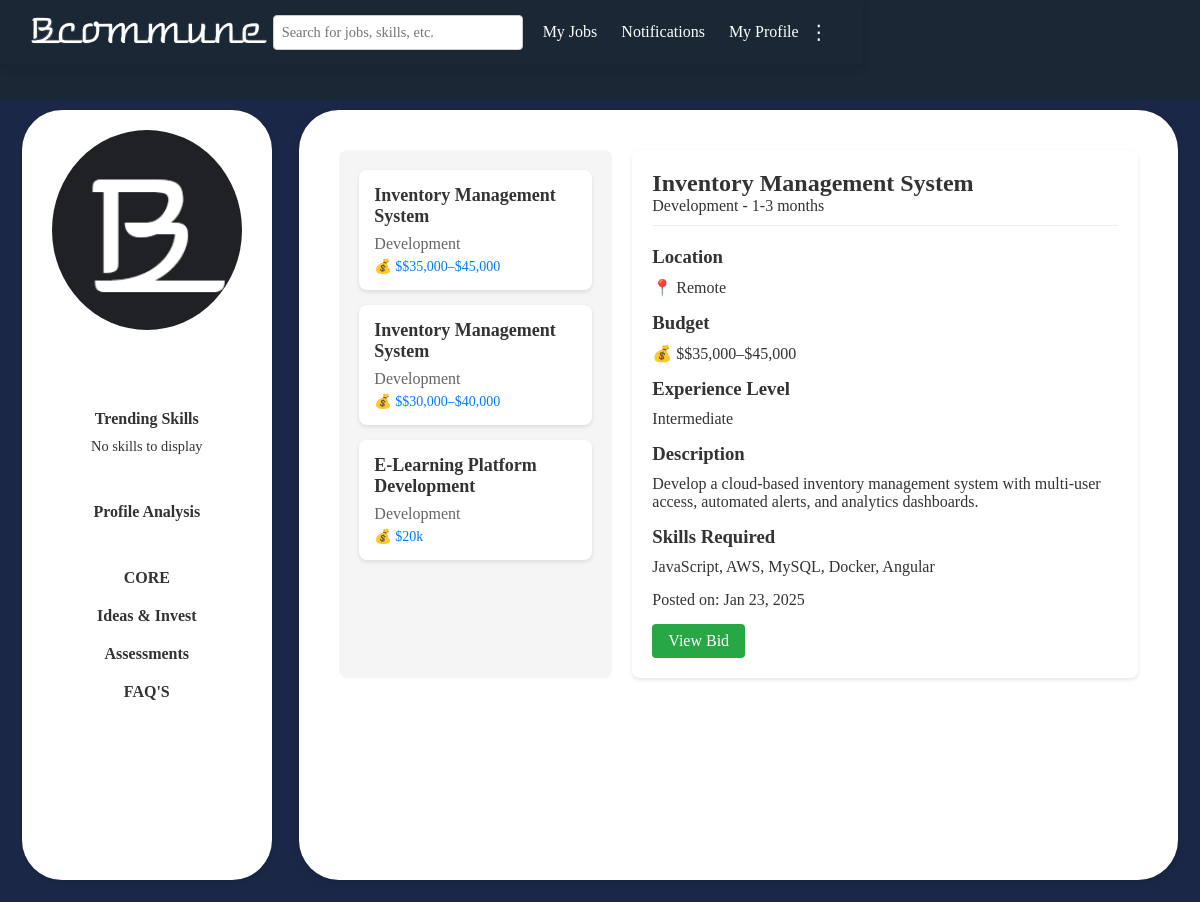
Screenshot of /company/dashboard/myportfolio/all_freelance_projects_company (signed in) with the database file from the repository.
### users/models.py (models this page shows, shortened)
class CustomUser(AbstractUser):
    USER_TYPE_CHOICES = (
        ('individual', 'Individual'),
        ('company', 'Company'),
    )
    user_type = models.CharField(max_length=10, choices=USER_TYPE_CHOICES, default='company')
    company_name = models.CharField(max_length=255, null=True, blank=True)
    company_website = models.URLField(max_length=200, null=True, blank=True)
    industry = models.CharField(max_length=100, null=True, blank=True)
    company_size = models.CharField(max_length=20, null=True, blank=True)
    company_type = models.CharField(max_length=255, null=True, blank=True)
    designation = models.CharField(max_length=255, null=True, blank=True)
    phone_number = models.CharField(max_length=15, null=True, blank=True)
    bcommune_profile = models.URLField(null=True, blank=True)
    profile_picture = models.ImageField(upload_to='profile_pics/', blank=True, null=True)
    about_company = models.TextField(null=True, blank=True)  # About the Company
    founding_year = models.PositiveIntegerField(null=True, blank=True)  # Establishment Year
    headquarters = models.CharField(max_length=255, null=True, blank=True)  # Headquarters Location
    branches = models.TextField(null=True, blank=True)
    business_registration_number = models.CharField(max_length=100, null=True, blank=True)
    legal_structure = models.CharField(
        max_length=50,
        choices=[
            ('LLP', 'LLP'),
            ('Pvt Ltd', 'Private Limited'),
            ('Partnership', 'Partnership'),
            ('Sole Proprietorship', 'Sole Proprietorship'),
            ('Others', 'Others'),
        ],
        null=True,
        blank=True
    )
    core_services = models.TextField(null=True, blank=True)
    social_media_links = models.JSONField(default=dict, blank=True)  # Example: {"facebook": "", "linkedin": "", "twitter": ""}
    portfolio = models.TextField(null=True, blank=True)

class FreelanceProject(models.Model):
    CATEGORY_CHOICES = [
        ('Development', 'Development'),
        ('Design', 'Design'),
        ('Marketing', 'Marketing'),
        ('Writing', 'Writing'),
        ('Data Entry', 'Data Entry'),
        ('Other', 'Other'),
    ]
    EXPERIENCE_LEVEL_CHOICES = [
        ('Beginner', 'Beginner'),
        ('Intermediate', 'Intermediate'),
        ('Expert', 'Expert'),
    ]
    PAYMENT_TERMS_CHOICES = [
        ('Milestone-based', 'Milestone-based'),
        ('Hourly', 'Hourly'),
        ('Fixed-price', 'Fixed-price'),
    ]
    DURATION_CHOICES = [
        ('Less than 1 month', 'Less than 1 month'),
        ('1-3 months', '1-3 months'),
    ]
    title = models.CharField(max_length=200)
    category = models.CharField(max_length=50, choices=CATEGORY_CHOICES)
    description = models.TextField()
    skills_required = models.TextField()  # Store as comma-separated values
    duration = models.CharField(max_length=50, choices=DURATION_CHOICES)
    budget = models.CharField(max_length=50)
    payment_terms = models.CharField(max_length=50, choices=PAYMENT_TERMS_CHOICES)
    experience_level = models.CharField(max_length=50, choices=EXPERIENCE_LEVEL_CHOICES)
    location_preference = models.CharField(max_length=200, blank=True, null=True)
    language_requirements = models.CharField(max_length=200, blank=True, null=True)
    attachments = models.FileField(upload_to='attachments/', blank=True, null=True)
    company_name = models.CharField(max_length=200)
    company_description = models.TextField()
    point_of_contact_name = models.CharField(max_length=100)
    point_of_contact_email = models.EmailField()
    point_of_contact_phone = models.CharField(max_length=15)
    user = models.ForeignKey(settings.AUTH_USER_MODEL, on_delete=models.CASCADE)
    created_at = models.DateTimeField(auto_now_add=True)

### users/views.py (the view)
# urls.py: path('company/dashboard/myportfolio/all_freelance_projects_company',views.all_freelance_projects_company,name='all_freelance_projects_company'),
def all_freelance_projects_company(request):
    if not request.user.is_authenticated:
        return redirect('login')  # Redirect to login page if not authenticated
    freelance_projects = FreelanceProject.objects.filter(user=request.user).order_by('-created_at')
    return render(request, 'all_freelance_projects_company.html', {'freelance_projects': freelance_projects})

### users/templates/all_freelance_projects_company.html (shortened to what this page needs)
{% load static %}
<!DOCTYPE html>
<html lang="en">
<head>
    <link rel="stylesheet" href="{% static 'css/common.css' %}">
</head>
<body>
    {% include 'header1.html' %}
    <div class="main-container">
        {% include 'sidebar.html' %}
        <div class="content">
            <div class="container">
                <div class="left-container">
                    {% for project in freelance_projects %}
                        <div class="project-card" onclick="showProjectDetails('{{ project.id }}')">
                            <div class="project-title">{{ project.title }}</div>
                            <div class="project-type">{{ project.category }}</div>
                            <div class="project-budget">💰 ${{ project.budget }}</div>
                        </div>
                    {% endfor %}
                </div>
                <div class="right-container">
                    {% for project in freelance_projects %}
                        <div id="project-details-{{ project.id }}" class="project-details">
                            <div class="detail-header">
                                <h2>{{ project.title }}</h2>
                                <p>{{ project.category }} - {{ project.duration }}</p>
                            </div>
                            <div class="detail-section">
                                <h3>Location</h3>
                                <p>📍 {{ project.location_preference|default:"Remote" }}</p>
                            </div>
                            <div class="detail-section">
                                <h3>Budget</h3>
                                <p>💰 ${{ project.budget }}</p>
                            </div>
                            <div class="detail-section">
                                <h3>Experience Level</h3>
                                <p>{{ project.experience_level }}</p>
                            </div>
                            <div class="detail-section">
                                <h3>Description</h3>
                                <p>{{ project.description }}</p>
                            </div>
                            <div class="detail-section">
                                <h3>Skills Required</h3>
                                <p>{{ project.skills_required }}</p>
                            </div>
                            <div class="detail-section">
                                <p>Posted on: {{ project.created_at|date:"M d, Y" }}</p>
                            </div>
                            <a href="{% url 'view_freelance_bids' project.id %}" class="place-bid-btn">View Bid</a>
                        </div>
                    {% endfor %}
                </div>
            </div>
        </div>
    </div>
</body>
</html>

### users/templates/sidebar.html (shortened to what this page needs)
{% load static %}
<div class="sidebar">
    <div class="profile-section">
        {% if user.profile_picture %}
        <img src="{{ user.profile_picture.url }}" alt="User Photo" class="profile-pic">
        {% else %}
        <img src="{% static 'images/default-profile.png' %}" alt="Default Profile Picture" class="profile-pic">
        {% endif %}
    </div>
    <br><br>
    <h4>Trending Skills</h4>
    <ul>
        {% for skill in user.trending_skills.all %}
        <li>#{{ skill }}</li>
        {% empty %}
        <li>No skills to display</li>
        {% endfor %}
    </ul>
    <br>
    <h4>
        <a href="profileanalysis.html" style="text-decoration: none; color: inherit;">Profile Analysis</a>
    </h4>
    <br>
    <h4>
        <a href="{% url 'core'%}" style="text-decoration: none; color: inherit;">CORE</a>
    </h4>
    <h4>
        <a href="{% url 'ideasandinvest' %}" style="text-decoration: none; color: inherit;">Ideas & Invest</a>
    </h4>
    <h4>
        <a href="assessment.html" style="text-decoration: none; color: inherit;">Assessments</a>
    </h4>
    <h4>
        <a href="{% url 'faq' %}" style="text-decoration: none; color: inherit;">FAQ'S</a>
    </h4>
</div>

### static/css/common.css (style rules this page uses)
* { margin: 0; padding: 0; box-sizing: border-box; font-family:Cambria, Cochin, Georgia, Times, 'Times New Roman', serif; }
body { background-color: #1a2734; color: #333; font-family: Arial, sans-serif; min-height: 100vh; display: flex; flex-direction: column; margin: 0; }
.sidebar { background-color: white; padding: 20px; width: 250px; min-height: calc(100vh - 30px); margin-right: 0.2cm; border-radius: 40px; text-align: center; box-shadow: 0 2px 5px rgba(0, 0, 0, 0.1); flex-shrink: 0; margin-left: 1%; margin-bottom: 1%; }
.profile-pic { width: 190px; height: 200px; border-radius: 50%; margin-bottom: 10px; object-fit: cover; }
.sidebar h4 { margin: 20px 0 10px; font-size: 1rem; }
.sidebar ul { list-style: none; padding: 0; }
.sidebar ul li { margin: 10px 0; font-size: 0.9rem; cursor: pointer; }
.main-container { display: flex; flex-wrap: wrap; justify-content: space-between; padding: 10px; background-color: #1a2746; margin-top: 100px; gap: 20px; }
.content { flex: 1; padding: 20px; background-color: white; border-radius: 40px; box-shadow: 0 2px 10px rgba(0, 0, 0, 0.1); margin-bottom: 1%; margin-right: 1%; }

### users/templates/all_freelance_projects_company.html (style rules this page uses)
.container { display: flex; margin: 20px; gap: 20px; }
.left-container { flex: 1; padding: 20px; background-color: #f5f5f5; border-radius: 8px; max-height: 80vh; overflow-y: auto; }
.right-container { flex: 2; padding: 20px; background-color: #fff; border-radius: 8px; box-shadow: 0 2px 4px rgba(0, 0, 0, 0.1); }
.project-card { background: white; padding: 15px; margin-bottom: 15px; border-radius: 8px; box-shadow: 0 2px 4px rgba(0, 0, 0, 0.1); cursor: pointer; transition: transform 0.2s; }
.project-title { font-size: 18px; font-weight: bold; margin-bottom: 8px; }
.project-type { color: #666; margin-bottom: 5px; }
.project-budget { color: #007bff; font-size: 14px; }
.project-details { display: none; }
.project-details.active { display: block; }
.detail-header { margin-bottom: 20px; padding-bottom: 10px; border-bottom: 1px solid #eee; }
.detail-section { margin-bottom: 15px; }
.detail-section h3 { color: #333; margin-bottom: 10px; }
.place-bid-btn { background-color: #28a745; color: white; padding: 8px 16px; border: none; border-radius: 4px; cursor: pointer; display: inline-block; text-decoration: none; }

### rows the page displays
CustomUser: profile_picture (picture)
FreelanceProject: title "Inventory Management System", category "Development", budget "$35,000–$45,000", duration "1-3 months", location_preference "Remote", experience_level "Intermediate", description "Develop a cloud-based inventory management system with multi-user access, automated alerts, and analytics dashboards.", skills_required "JavaScript, AWS, MySQL, Docker, Angular", created_at "Jan 23, 2025"
FreelanceProject: title "Inventory Management System", category "Development", budget "$30,000–$40,000"
FreelanceProject: title "E-Learning Platform Development", category "Development", budget "20k"
